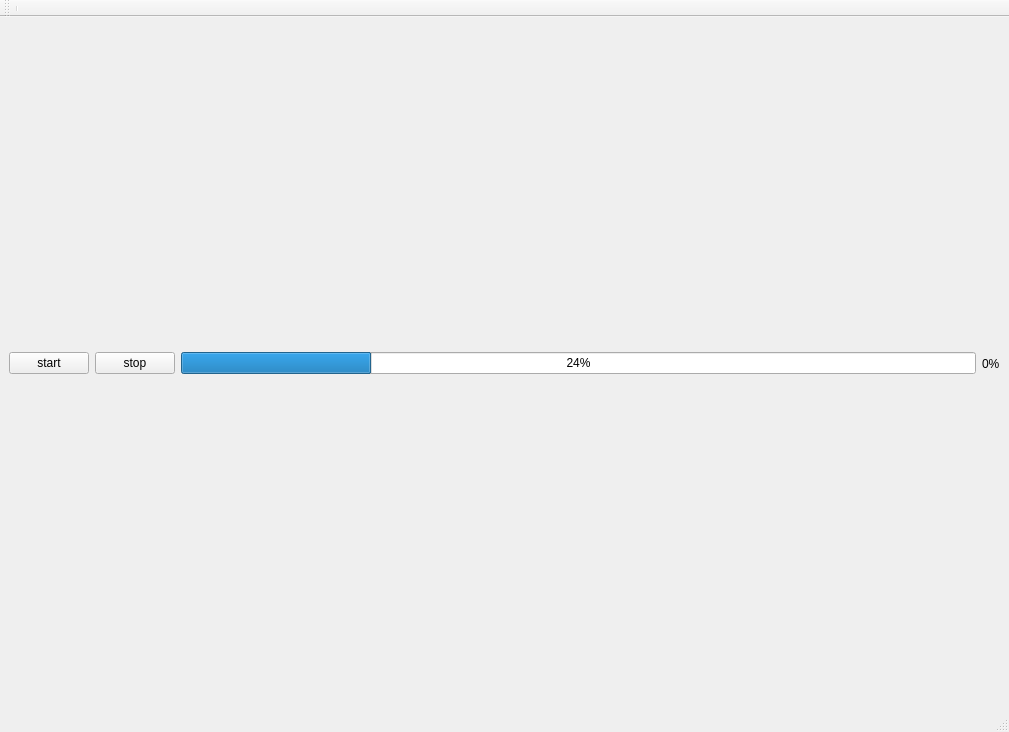
<?xml version="1.0" encoding="UTF-8"?>
<ui version="4.0">
 <class>MainWindow</class>
 <widget class="QMainWindow" name="MainWindow">
  <property name="geometry">
   <rect>
    <x>0</x>
    <y>0</y>
    <width>1009</width>
    <height>732</height>
   </rect>
  </property>
  <property name="windowTitle">
   <string>MainWindow</string>
  </property>
  <widget class="QWidget" name="centralwidget">
   <layout class="QVBoxLayout" name="verticalLayout_2">
    <item>
     <layout class="QHBoxLayout" name="horizontalLayout">
      <item>
       <widget class="QPushButton" name="btn_start_1">
        <property name="text">
         <string>start</string>
        </property>
       </widget>
      </item>
      <item>
       <widget class="QPushButton" name="btn_stop_1">
        <property name="text">
         <string>stop</string>
        </property>
       </widget>
      </item>
      <item>
       <widget class="QProgressBar" name="prog_1">
        <property name="value">
         <number>24</number>
        </property>
       </widget>
      </item>
      <item>
       <widget class="QLabel" name="lbl_1">
        <property name="text">
         <string>0%</string>
        </property>
       </widget>
      </item>
     </layout>
    </item>
   </layout>
  </widget>
  <widget class="QStatusBar" name="statusbar"/>
  <widget class="QToolBar" name="toolBar">
   <property name="windowTitle">
    <string>toolBar</string>
   </property>
   <attribute name="toolBarArea">
    <enum>TopToolBarArea</enum>
   </attribute>
   <attribute name="toolBarBreak">
    <bool>false</bool>
   </attribute>
   <addaction name="separator"/>
  </widget>
 </widget>
 <resources/>
 <connections/>
</ui>
